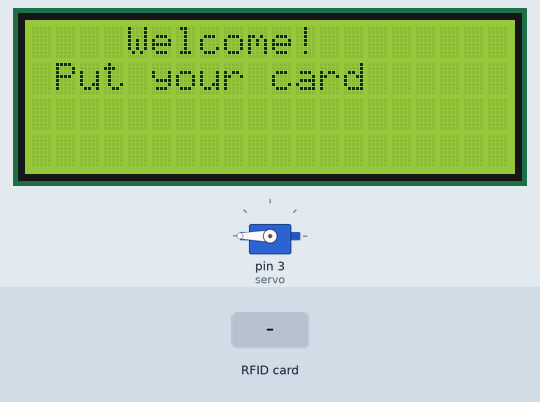
Simulated run of this sketch. Board: Arduino Uno, built with avr-gcc and run on an emulated ATmega328P. On the bench: 20×4 character LCD, servo. Inputs (shaded band) come from the test bench. What the sketch prints to the serial monitor is not drawn.

Above: at 13.6 s.
13.7 s: RFID card 41 22 79 1B held to the reader
At 16.1 s:
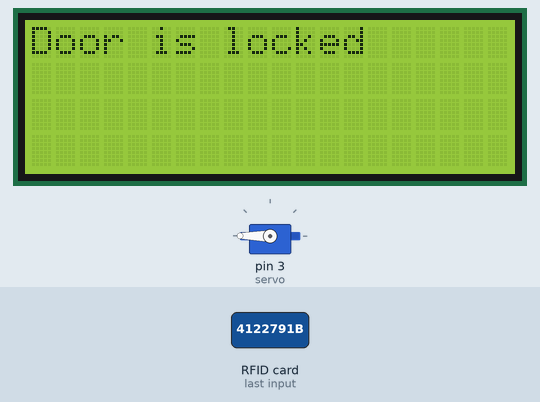
16.4 s: RFID card D1 F5 4C 1C held to the reader
At 18.5 s:
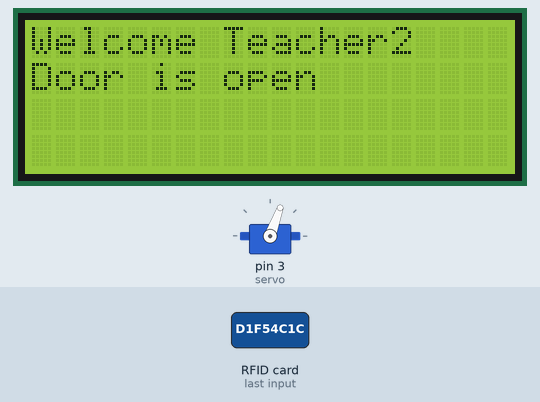
19.4 s: RFID card 5E 7A 19 C4 held to the reader
At 21.1 s:
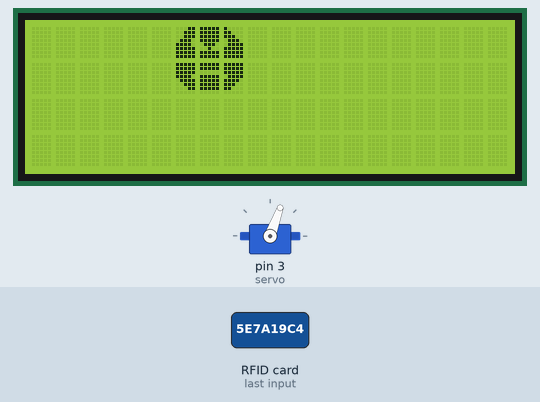
22.1 s: RFID card 01 FD E0 1D held to the reader
At 24.39 s:
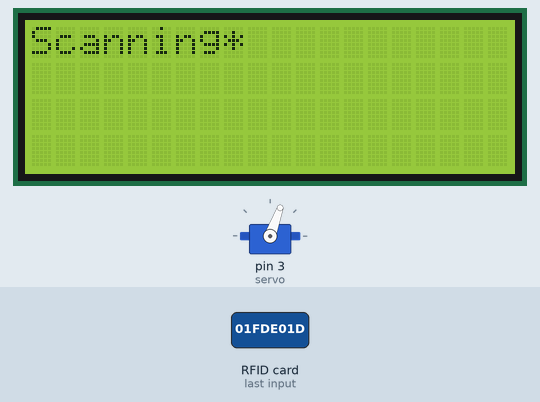
Timing chart, 0 to 27.0 s (numbered marks = the images above; inputs shaded):
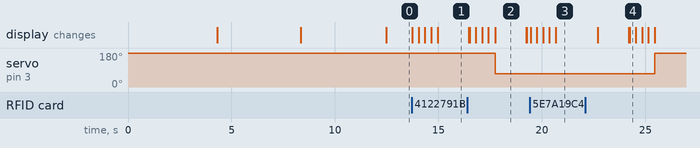

The sketch:

design.ino
```cpp
#include <Servo.h>
#include <LiquidCrystal_I2C.h>
#include<LiquidCrystal_I2C.h>
#include <SPI.h>
#include <MFRC522.h>

#define SS_PIN 10
#define RST_PIN 9
String UID = "41 22 79 1B";
String UID_1= "D1 F5 4C 1C";
String UID_2="01 FD E0 1D";
String UID_3="43 8C 9D 2F";

byte lock = 0;
Servo servo;
LiquidCrystal_I2C lcd(0x27, 16, 2);
MFRC522 rfid(SS_PIN, RST_PIN);
byte a[8] = {
  B00001,
  B00011,
  B00111,
  B01110,
  B11110,
  B11111,
  B11111,
  B11111
};

byte b[8] = {
  B11111,
  B11111,
  B11111,
  B01110,
  B01110,
  B11111,
  B11111,
  B11111
};

byte c[8] = {
  B10000,
  B11000,
  B11100,
  B01110,
  B01111,
  B11111,
  B11111,
  B11111
};

byte d[8] = {
  B11011,
  B11000,
  B11100,
  B11110,
  B01111,
  B00111,
  B00011,
  B00001
};

byte e[8] = {
  B11111,
  B00000,
  B00000,
  B00000,
  B00000,
  B11111,
  B11111,
  B11111
};

byte f[8] = {
  B11011,
  B00011,
  B00111,
  B01111,
  B11110,
  B11100,
  B11000,
  B10000
};
byte g[8]={
  B00011,
  B00111,
  B00111,
  B01110,
  B11110,
  B11111,
  B11111,
  B11111
};

byte h[8]={
  B11111,
  B11111,
  B11111,
  B11111,
  B01110,
  B00100,
  B11111,
  B11111
};

byte i[8]={
  B10000,
  B11000,
  B11100,
  B01110,
  B01111,
  B11111,
  B11111,
  B11111
};

byte j[8]={
  B11111,
  B11111,
  B11111,
  B11110,
  B01111,
  B00111,
  B00011,
  B00000
};

byte k[8]={
  B11111,
  B11111,
  B00000,
  B11111,
  B11111,
  B11111,
  B11111,
  B00000
};

byte l[8]={
  B11111,
  B11111,
  B11111,
  B01111,
  B11110,
  B11100,
  B11000,
  B00000
};
void setup() {
lcd.init();

lcd.backlight();
lcd.begin(16, 2);
  lcd.createChar(11, a);
  lcd.createChar(12, b);
  lcd.createChar(13, c);
  lcd.createChar(14, d);
  lcd.createChar(15, e);
  lcd.createChar(16, f);
lcd.begin(16,2);
  lcd.createChar(0,g);
  lcd.createChar(1,h);
  lcd.createChar(2,i);
  lcd.createChar(3,j);
  lcd.createChar(4,k);
  lcd.createChar(5,l);
  lcd.clear();
Serial.begin(9600);

lcd.setCursor(2,0);
lcd.print("## DE$IGN ##");
lcd.setCursor(3,1);
lcd.print(" THINKING");
delay(4000);
lcd.clear();
lcd.setCursor(5,0);
lcd.print(" ECE ");
lcd.setCursor(4,1);
lcd.print("STUDENTS");
delay(4000);
lcd.clear();
lcd.setCursor(0,0);
lcd.print(" VISHVA");
lcd.setCursor(0,1);
lcd.print("RANJITH");
lcd.setCursor(10,0);
lcd.print("RAMJI");
lcd.setCursor(10,1);
lcd.print("VISHAL");
delay(4000);
Serial.println("Ready");
lcd.begin(20,4);
lcd.clear();
  Serial.begin(9600);
  servo.write(180);
  servo.attach(3);
  SPI.begin();
  rfid.PCD_Init();
}

void loop() {
  lcd.setCursor(4, 0);
  lcd.print("Welcome!");
  lcd.setCursor(1, 1);
  lcd.print("Put your card");

  if ( ! rfid.PICC_IsNewCardPresent())
    return;
  if ( ! rfid.PICC_ReadCardSerial())
    return;

  lcd.clear();
  lcd.setCursor(0, 0);
  lcd.print("Scanning");
  Serial.print("NUID");
  String ID = "";
  for (byte i = 0; i < rfid.uid.size; i++) {
    lcd.print("*");
    ID.concat(String(rfid.uid.uidByte[i] < 0x10 ? " 0" : " "));
    ID.concat(String(rfid.uid.uidByte[i], HEX));
    delay(300);
  }

  ID.toUpperCase();

    if (ID.substring(1) == UID && lock == 0 )
    {
    servo.write(180);
    lcd.clear();
    lcd.setCursor(0, 0);
    lcd.print("Door is locked");
    delay(1500);
    lcd.clear();
    lock = 1;
    }
    else if (ID.substring(1) == UID && lock == 1 )
    {
    lcd.clear();
    servo.write(70);
    lcd.setCursor(6, 0);
    lcd.write(byte(11));
    lcd.setCursor(7, 0);
    lcd.write(byte(12));
    lcd.setCursor(8, 0);
    lcd.write(byte(13));
    lcd.setCursor(6, 1);
    lcd.write(byte(14));
    lcd.setCursor(7, 1);
    lcd.write(byte(15));
    lcd.setCursor(8, 1);
    lcd.write(byte(16));
    delay(2000);
    lcd.clear();
    lcd.setCursor(0, 0);
    lcd.print("Welcome Teacher1");
    lcd.setCursor(0,1);
    lcd.print("Door is open");
    delay(1500);
    lcd.clear();
    lock = 0;
    }
    else if (ID.substring(1) == UID_1 && lock == 0 )
    {
    servo.write(180);
    lcd.clear();
    lcd.setCursor(0, 0);
    lcd.print("Door is locked");
    delay(1500);
    lcd.clear();
    lock = 1;
    }
    else if (ID.substring(1) == UID_1 && lock == 1 )
    {
    servo.write(70);
    lcd.clear();
    lcd.setCursor(0, 0);
    lcd.print("Welcome Teacher2");
    lcd.setCursor(0,1);
    lcd.print("Door is open");
    delay(1500);
    lcd.clear();
    lock = 0;
    }
    else if (ID.substring(1) == UID_2 && lock == 0 )
    {
    servo.write(180);
    lcd.clear();
    lcd.setCursor(0, 0);
    lcd.print("Door is locked");
    delay(1500);
    lcd.clear();
    lock = 1;
    }
    else if (ID.substring(1) == UID_2 && lock == 1 )
    {
    servo.write(70);
    lcd.clear();
    lcd.setCursor(0, 0);
    lcd.print("Welcome Teacher3");
    lcd.setCursor(0,1);
    lcd.print("Door is open");
    delay(1500);
    lcd.clear();
    lock = 0;
    }

    else {
  lcd.clear();
  lcd.setCursor(6,0);
  lcd.write(byte(0));
  lcd.setCursor(7,0);
  lcd.write(byte(1));
  lcd.setCursor(8,0);
  lcd.write(byte(2));
  lcd.setCursor(6,1);
  lcd.write(byte(3));
  lcd.setCursor(7,1);
  lcd.write(byte(4));
  lcd.setCursor(8,1);
  lcd.write(byte(5));
  delay(2000);
  lcd.clear();
    lcd.setCursor(0, 0);
    lcd.print("Invalid Card");
    lcd.setCursor(0,1);
    lcd.print("Get! out");
    delay(1500);
    lcd.clear();
  }
}
```

Measured:
- after the input at 13.7 s, the display: first changes at once (image 1 shows a later state)
- after the input at 16.4 s, servo on pin 3 (servo): 180° → 70° after 1.3 s; the display: first differs from a run without the input after 0.10 s (image 2 shows a later state)
- after the input at 19.4 s, the display: first changes after 0.06 s (image 3 shows a later state)
- after the input at 22.1 s, servo on pin 3 (servo): 70° → 180° after 3.4 s; the display: first differs from a run without the input after 2.1 s (image 4)
- what the display in image 2 shows lasts 1.5 s, from 17.7 s to 19.2 s
